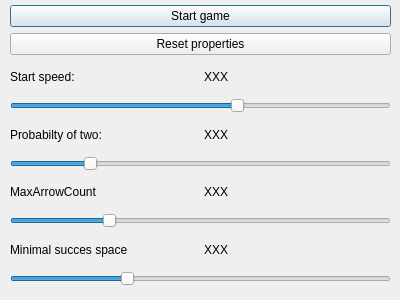
<?xml version="1.0" encoding="UTF-8"?>
<ui version="4.0">
  <class>SettingsDlg</class>
  <widget class="QDialog" name="SettingsDlg">
    <property name="geometry">
      <rect>
        <x>0</x>
        <y>0</y>
        <width>400</width>
        <height>300</height>
      </rect>
    </property>
    <property name="windowTitle">
      <string>Nastavení hry</string>
    </property>
    <widget class="QWidget" name="layoutWidget">
      <property name="geometry">
        <rect>
          <x>10</x>
          <y>5</y>
          <width>381</width>
          <height>281</height>
        </rect>
      </property>
      <layout class="QVBoxLayout">
        <property name="spacing">
          <number>6</number>
        </property>
        <property name="leftMargin">
          <number>0</number>
        </property>
        <property name="topMargin">
          <number>0</number>
        </property>
        <property name="rightMargin">
          <number>0</number>
        </property>
        <property name="bottomMargin">
          <number>0</number>
        </property>
        <item>
          <widget class="QPushButton" name="startButton">
            <property name="text">
              <string>Start game</string>
            </property>
          </widget>
        </item>
        <item>
          <widget class="QPushButton" name="resetButton">
            <property name="text">
              <string>Reset properties</string>
            </property>
          </widget>
        </item>


        <item>
          <layout class="QHBoxLayout">
            <item>
              <widget class="QLabel" name="speedSliderText">
                <property name="text">
                  <string>Start speed:</string>
                </property>
              </widget>
            </item>
            <item>
              <widget class="QLabel" name="speedSliderVal">
                <property name="text">
                  <string>XXX</string>
                </property>
              </widget>
            </item>
          </layout>
        </item>
        <item>
          <widget class="QSlider" name="speedSlider">
            <property name="orientation">
              <enum>Qt::Horizontal</enum>
            </property>
            <property name="maximum">
              <number>100</number>
            </property>
            <property name="value">
              <number>60</number>
            </property>
          </widget>
        </item>


        <item>
          <layout class="QHBoxLayout">
            <item>
              <widget class="QLabel" name="probOfTwoLabel">
                <property name="text">
                  <string>Probabilty of two:</string>
                </property>
              </widget>
            </item>
            <item>
              <widget class="QLabel" name="probOfTwoVal">
                <property name="text">
                  <string>XXX</string>
                </property>
              </widget>
            </item>
          </layout>
        </item>
        <item>
          <widget class="QSlider" name="probOfTwoSlider">
            <property name="orientation">
              <enum>Qt::Horizontal</enum>
            </property>
            <property name="maximum">
              <number>100</number>
            </property>
            <property name="value">
              <number>20</number>
            </property>
          </widget>
        </item>

        <item>
          <layout class="QHBoxLayout">
            <item>
              <widget class="QLabel" name="arrowCountLabel">
                <property name="text">
                  <string>MaxArrowCount</string>
                </property>
              </widget>
            </item>
            <item>
              <widget class="QLabel" name="arrowCountVal">
                <property name="text">
                  <string>XXX</string>
                </property>
              </widget>
            </item>
          </layout>
        </item>

        <item>
          <widget class="QSlider" name="arrowCountSlider">
            <property name="orientation">
              <enum>Qt::Horizontal</enum>
            </property>
            <property name="maximum">
              <number>20</number>
            </property>
            <property name="value">
              <number>5</number>
            </property>
          </widget>
        </item>

        <item>
          <layout class="QHBoxLayout">
            <item>
              <widget class="QLabel" name="nextArrowLabel">
                <property name="text">
                  <string>Minimal succes space</string>
                </property>
              </widget>
            </item>
            <item>
              <widget class="QLabel" name="nextArrowVal">
                <property name="text">
                  <string>XXX</string>
                </property>
              </widget>
            </item>
          </layout>
        </item>

        <item>
          <widget class="QSlider" name="nextArrowSlider">
            <property name="orientation">
              <enum>Qt::Horizontal</enum>
            </property>
            <property name="maximum">
              <number>100</number>
            </property>
            <property name="value">
              <number>30</number>
            </property>
          </widget>
        </item>

       </layout>
    </widget>
  </widget>
  <resources/>
  <connections/>
</ui>
